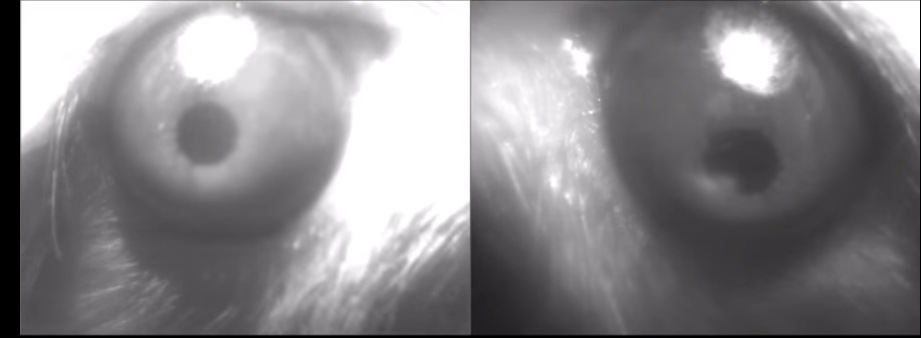
#> input picture rat eye2.png, 921 x 338 px, found by its file name
$ python 'glint detection.py'   (older library calls are emulated)
#> lines starting #> are read from the running program, lines starting #| are printed output that depends on the picture; after the words box and inside, x2 and y2 are one past the last pixel; in counts of white or black regions, pixels touching at a corner belong together
import cv2
import numpy as np

im = cv2.imread("/Users/macair/Desktop/VH lab/rat eye2.png", cv2.IMREAD_GRAYSCALE)
#> im: shape (338, 921); min 0, max 255, mean 135.2
retval, threshold = cv2.threshold(im, 200, 255, cv2.THRESH_BINARY_INV)
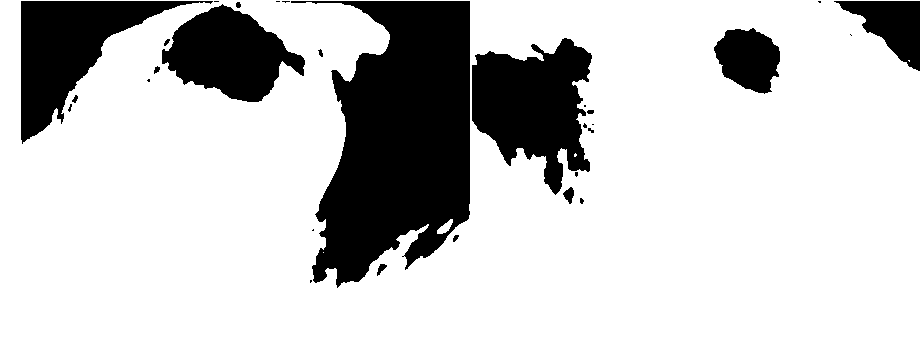
#> threshold: shape (338, 921); 77.8% white; 30 black regions (15 under 20 px), largest, box (x1, y1, x2, y2) and area: (291, 1, 470, 288) 32246, (472, 38, 592, 195) 11671, (21, 1, 213, 144) 10134

params = cv2.SimpleBlobDetector_Params()

params.minThreshold = 10
params.maxThreshold = 255

blur = cv2.GaussianBlur(im,(5,5),0)

params.filterByArea = True
params.minArea = 1000

params.filterByCircularity = True
params.minCircularity = 0.001

params.filterByConvexity = True
params.minConvexity = 0.001

params.filterByInertia = True
params.minInertiaRatio = 0.001

ver = (cv2.__version__).split('.')
if int(ver[0]) < 3:
  detector = cv2.SimpleBlobDetector(params)
else:
  detector = cv2.SimpleBlobDetector_create(params)

detector = cv2.SimpleBlobDetector_create()
keypoints = detector.detect(threshold)
#> keypoints = 5 keypoints; (x, y, size): (455, 238, 7.1), (166, 42, 7.1), (238, 5, 6.6), (590, 111, 6.5), (581, 200, 5.6)

im_with_keypoints = cv2.drawKeypoints(im, keypoints, np.array([]), (0,0,255), cv2.DRAW_MATCHES_FLAGS_DRAW_RICH_KEYPOINTS)

cv2.imshow("Keypoints", im_with_keypoints)
cv2.waitKey(0)

$ run again, with rat eye.png copied over rat eye2.png
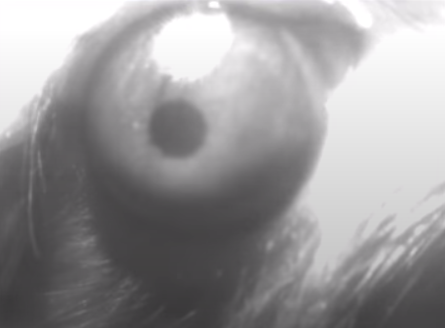
#> input picture rat eye.png, 445 x 328 px, found by its file name
#> `retval, threshold = cv2.threshold(im, 200, 255, cv2.THRESH_BINARY_INV)`:
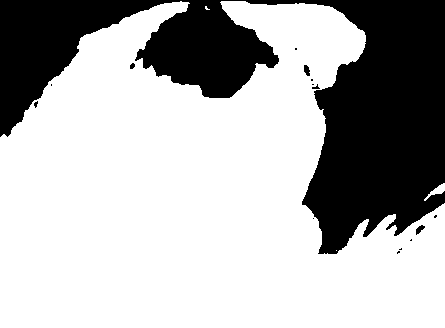
#> threshold: shape (328, 445); 69.4% white; 15 black regions (11 under 20 px), largest, box (x1, y1, x2, y2) and area: (0, 0, 445, 254) 44414, (304, 65, 310, 76) 49, (416, 225, 425, 235) 47, (130, 63, 135, 69) 23
#> keypoints = 3 keypoints; (x, y, size): (419, 229, 9.5), (306, 70, 8.8), (132, 66, 6.4)

$ run again, with eye_image.jpg saved as rat eye2.png
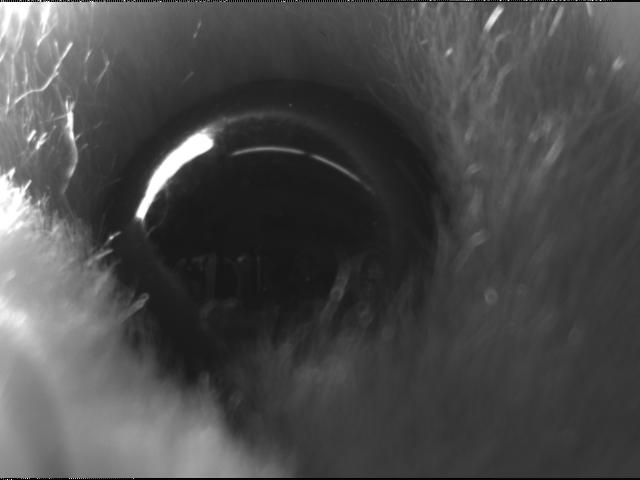
#> input picture eye_image.jpg, 640 x 480 px, found by its file name
#> im is the input picture: shape (480, 640); min 0, max 255, mean 74.4
#> `retval, threshold = cv2.threshold(im, 200, 255, cv2.THRESH_BINARY_INV)`:
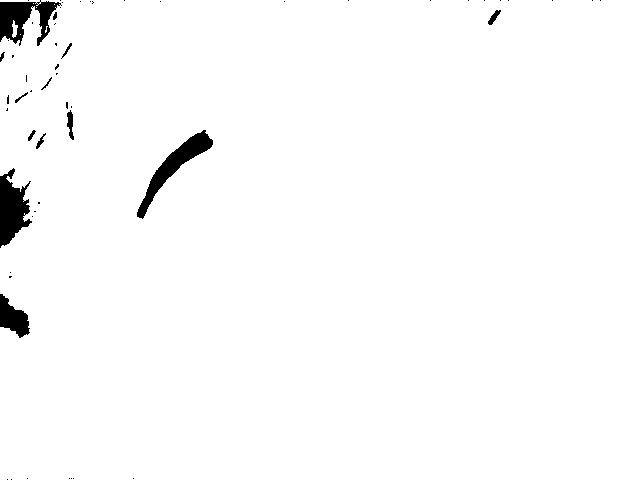
#> threshold: shape (480, 640); 98.1% white; 57 black regions (44 under 20 px), largest, box (x1, y1, x2, y2) and area: (137, 130, 213, 219) 1507, (0, 168, 32, 248) 1500, (0, 0, 62, 46) 1435
#> keypoints = 2 keypoints; (x, y, size): (55, 16, 6.4), (8, 99, 6)

$ run again, with eye_image2.jpg saved as rat eye2.png
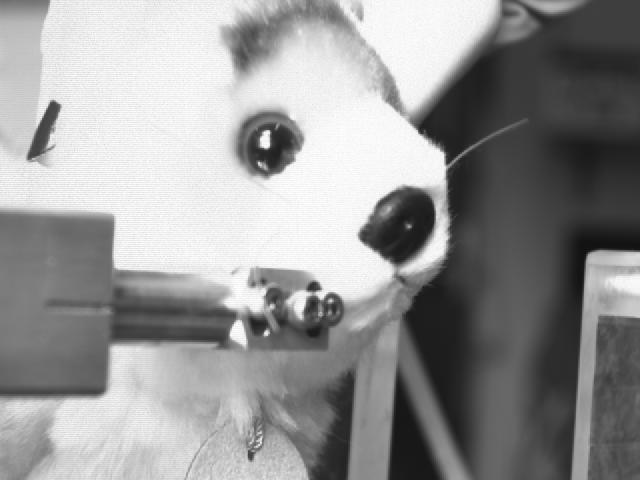
#> input picture eye_image2.jpg, 640 x 480 px, found by its file name
#> im is the input picture: shape (480, 640); min 10, max 255, mean 148.7
#> `retval, threshold = cv2.threshold(im, 200, 255, cv2.THRESH_BINARY_INV)`:
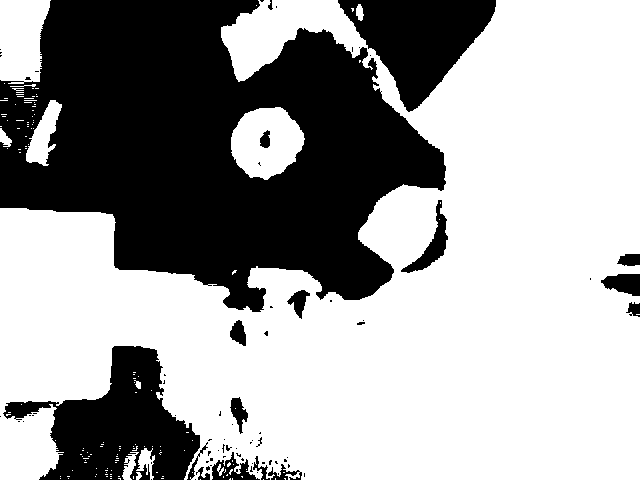
#> threshold: shape (480, 640); 63.2% white; 77 black regions (60 under 20 px), largest, box (x1, y1, x2, y2) and area: (0, 0, 446, 312) 86203, (3, 346, 200, 480) 13009, (338, 0, 496, 112) 9433
#> keypoints = 1 keypoints; (x, y, size): (266, 142, 69.9)
